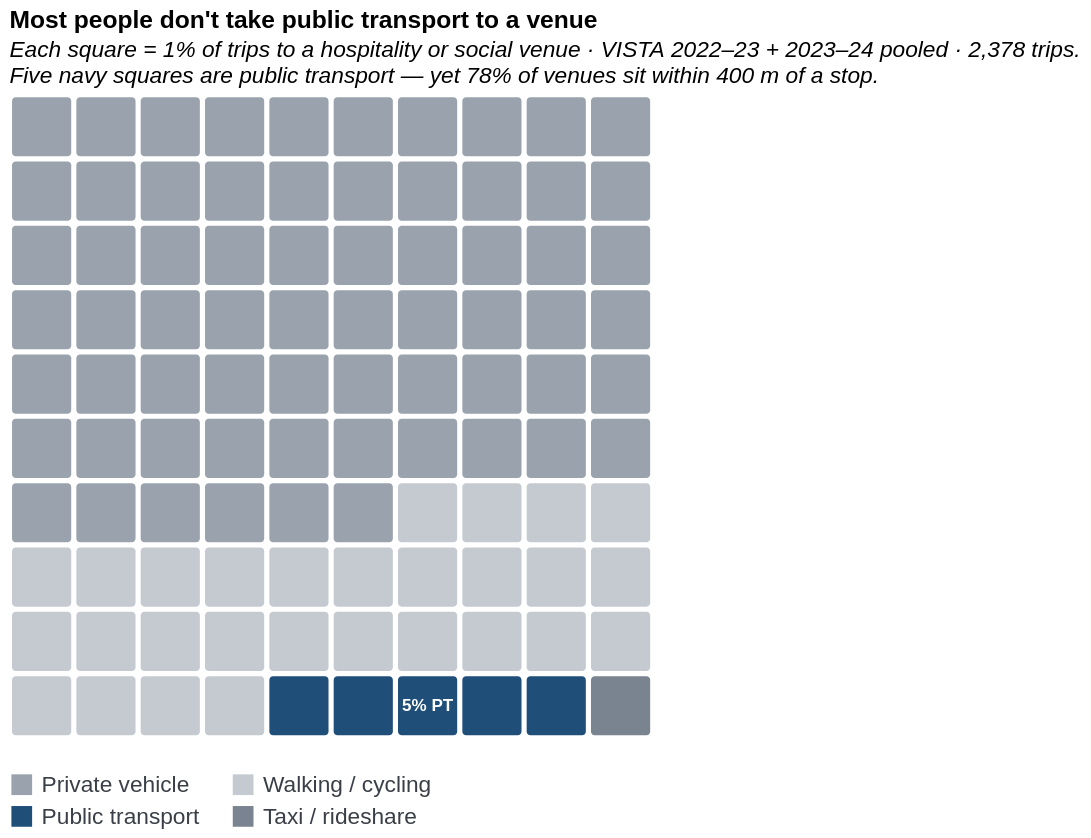

Write a Vega-Lite specification for this figure.
### Vega-Lite specification from a JSON file in a GitHub repository (floating-point values rounded to 4 significant figures)
{"$schema": "https://vega.github.io/schema/vega-lite/v5.json", "description": "Chart 21 — Waffle unit chart: 100 squares each = 1 percentage point of trips to a hospitality or social venue by main mode. VISTA 2022-23 + 2023-24 pooled, 2,378 surveyed trips. Each square is generated inline via a sequence transform — no CSV required. The layout is a 10x10 grid with 34 px square cells, giving a 340 px plotted grid so the actual waffle height aligns with chart-19's 340 px plotted line chart. Five navy squares (indices 94–98) are public transport (5.3% rounded to 5), sitting in the bottom row against a sea of grey (66 car squares) and light-grey (28 walking squares). The visual makes the 5-vs-66 asymmetry visceral rather than merely numerical. The proximity paradox hook ('yet 78% of venues sit within 400 m of a stop') is embedded in subtitle line 2. Data: VISTA, DTP Victoria, CC BY 4.0; derived by scripts/derive_hospitality_modes.py.", "title": {"text": "Most people don't take public transport to a venue", "subtitle": ["Each square = 1% of trips to a hospitality or social venue · VISTA 2022–23 + 2023–24 pooled · 2,378 trips.", "Five navy squares are public transport — yet 78% of venues sit within 400 m of a stop."], "anchor": "start", "subtitleFontStyle": "italic"}, "width": {"step": 34}, "height": {"step": 34}, "data": {"sequence": {"start": 0, "stop": 100, "as": "index"}}, "transform": [{"calculate": "datum.index % 10", "as": "col"}, {"calculate": "floor(datum.index / 10)", "as": "row"}, {"calculate": "datum.index < 66 ? 'Private vehicle' : datum.index < 94 ? 'Walking / cycling' : datum.index < 99 ? 'Public transport' : 'Taxi / rideshare'", "as": "mode_group"}, {"calculate": "datum.mode_group == 'Private vehicle' ? '65.7%' : datum.mode_group == 'Walking / cycling' ? '27.5%' : datum.mode_group == 'Public transport' ? '5.3%' : '1.2%'", "as": "share_label"}], "layer": [{"mark": {"type": "rect", "cornerRadius": 2}, "encoding": {"x": {"field": "col", "type": "ordinal", "title": null, "axis": null, "scale": {"paddingInner": 0.08, "paddingOuter": 0.04}}, "y": {"field": "row", "type": "ordinal", "title": null, "axis": null, "scale": {"paddingInner": 0.08, "paddingOuter": 0.04}}, "color": {"field": "mode_group", "type": "nominal", "title": null, "scale": {"domain": ["Private vehicle", "Walking / cycling", "Public transport", "Taxi / rideshare"], "range": ["#9aa3ad", "#c5cad0", "#1f4e79", "#7a8390"]}, "legend": {"orient": "bottom", "columns": 2, "labelFontSize": 12, "labelColor": "#3a3f47", "symbolSize": 120, "columnPadding": 16, "rowPadding": 4}}, "tooltip": [{"field": "mode_group", "title": "Mode"}, {"field": "share_label", "title": "Share of trips"}]}}, {"description": "Direct label on the five navy PT squares — makes the 5% figure readable without consulting the legend.", "transform": [{"filter": "datum.index == 96"}], "mark": {"type": "text", "align": "center", "baseline": "middle", "fontSize": 9, "fontWeight": "bold", "color": "white", "text": "5% PT"}, "encoding": {"x": {"field": "col", "type": "ordinal", "scale": {"paddingInner": 0.08, "paddingOuter": 0.04}}, "y": {"field": "row", "type": "ordinal", "scale": {"paddingInner": 0.08, "paddingOuter": 0.04}}}}], "config": {"view": {"stroke": null}, "axis": {"labelColor": "#3a3f47", "titleColor": "#3a3f47"}}}
